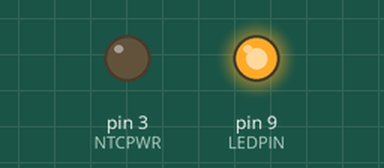
This sketch was run on a simulated Arduino Uno, built with avr-gcc and run on an emulated ATmega328P. Parts: output pins drawn as LEDs (lit = HIGH). Sleep ends after the set time or at an interrupt; no radio packets arrive unless stated.

Above: at 0.1 s.
At 0.7 s:
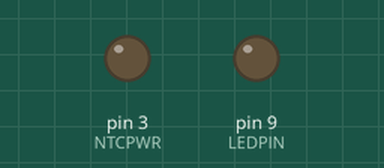
Timing chart, 0 to 67.5 s (numbered marks = the images above):
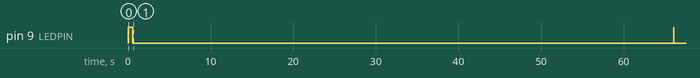

The sketch:

FunkSender.ino
```cpp
// (licence header left out)
// Sleep-Funktionen
#include <avr/sleep.h>
#include <avr/power.h>
#include <avr/wdt.h>

// Achtung - neueste RF24 Library von TMRh20 verwenden
#include "RF24.h"

// Eindeutige ID des Senders definieren
#define     SensorID      123 // 1 byte (0..255)
#define     MeasurementID 1 // ID für verschiedene Messungen (inkl. Erweiterungen): 1: Temperatur, 2: Luftfeuchtigkeit, 3: Bodenfeuchtigkeit, 4: Öffnungsschalter, 5: Spannung, ...

// Definierte PINS
#define     NTCPIN        A0
#define     NTCPWR        3
#define     LEDPIN        9
#define     CE_PIN        8
#define     CSN_PIN       7

// NTC-Parameter
#define     R_OBEN        10000.0 // oberer Widerstand fest
#define     R_N           10000.0 // unterer Widerstand NTC (bei 25°)
#define     T_N           298.15  // bei T = 25°C = 298,15°K
#define     B_WERT        3450.0  // B-Wert des NTC
float RWert;                      // berechneter Widerstandswert des NTC
float wertSpannungsteiler;        // gelesener Wert am Spannungsteiler (0..1023)
float temperatur = 0.0;           // Speichert Temperatur

// Beinhaltet die Messwerte in byte
// [0] ID, [1] Sensor-Wert-ID, [2] Wert-Ganzzahl, [3] Wert-Nachkomma
int8_t myDataArr[4];

// nRF24-Radio-Objekt definieren
RF24 radio(CE_PIN, CSN_PIN);

// Adressen für Sender und Empfänger
byte addresses[][6] = {"1Node","2Node"};

// Zähler zur "Verwaltung" der Interrupts
// Zu Beginn direkt mit dem nächsten Aufwachen den ersten Datensatz senden
#define     WAKEUP        112 // Anzahl der Interrupts, nach denen die Temp gemessen wird
#define     LEDFLASH      8   // Anzahl der Interrupts nach denen die Keep-Alive LED blitzt hier: 8x8 Sekunden
volatile int counter = WAKEUP;
volatile int counterLed = LEDFLASH;

// Watchdog-Timer Interrupt
ISR(WDT_vect)
{
  // Zähle den Counter hoch, danach springt Programm in enter_sleep() auf Zeile nach der Anweisung "sleep_mode()" und danach in den loop
  counter++;
  counterLed++;
}

// Funktion setzt alle Register, um den Sleep Mode einzuleiten
void enter_sleep(void) {

  byte adcsra_save = ADCSRA; // ADC-Status speichern

  ADCSRA &= ~_BV(ADEN);  // Deaktiviere A-D-Wander (spart ca. 300 uA)
  set_sleep_mode(SLEEP_MODE_PWR_DOWN); // Power Down Mode
  power_all_disable(); // Deaktiviert Peripherie
  sleep_mode(); // Starte Sleep-Modus

  //
  // Ab hier wird nach dem Schlafen weiter ausgeführt
  //
  sleep_disable();
  power_all_enable();     // Alle Komponenten aktivieren
  ADCSRA = adcsra_save; // ADC-Status zurücksetzen
}


void setup()
{
  // Definiere Pins, hier Status LED und zeige Setup mit kurzem Blinken an
  pinMode(LEDPIN, OUTPUT);
  pinMode(NTCPIN, INPUT);
  pinMode(NTCPWR, OUTPUT);
  digitalWrite(NTCPWR, LOW);
  digitalWrite(LEDPIN, HIGH);
  delay(500);
  digitalWrite(LEDPIN, LOW);

  // Setup des Watchdog Timers
  MCUSR &= ~(1 << WDRF);                          // WDT reset flag loeschen
  WDTCSR |= (1 << WDCE) | (1 << WDE);             // WDCE setzen, Zugriff auf Presclaler etc.
  WDTCSR = 1 << WDP0 | 1 << WDP3;                 //  Prescaler/"Wake-up" auf 8.0 s
  WDTCSR |= 1 << WDIE;                            // WDT Interrupt aktivieren

  // Starte Sender
  if (radio.begin()) {
    radio.setChannel(101);  // Kanal, auf dem gesendet wird (zwischen 1 und 125), untere Kanäle oft von WIFI belegt
    radio.setPayloadSize(sizeof(myDataArr)); // Sende nur so viele Daten, wie nötig (4 byte für SensorID, DatenID, Vorkommastelle, Nachkommastelle
    radio.setAutoAck(true); // Automatische Bestätigung bei Empfang Daten
    radio.setPALevel(RF24_PA_MAX);  // bei geringen Entfernungen reicht eine schwache Sendeintensität (RF24_PA_LOW) ansonsten RF24_PA_MAX oder RF24_PA_HIGH
    radio.setDataRate(RF24_1MBPS); // langsamere Übertragung (RF24_250kbps) = weniger Stromverbrauch & größere Reichweite aber nicht Kompatibel mit RF24L01 (ohne '+')
    radio.setRetries (15,5);           // Versucht 5x mit Abstand 4 ms die Daten zu senden, falls keine Bestätigung vom Empfänger ankam

    // Öffne die Pipes zum Senden und Empfangen diese sind definiert durch die Adresse im array (5 byte)
    radio.openWritingPipe(addresses[1]); // hier wird gesendet
    radio.openReadingPipe(1,addresses[0]); // hier wird empfangen
    radio.stopListening(); // versetze Sender in "Sendemodus"

    // Deaktiviere Radio nach dem Senden zum Stromsparen
    radio.powerDown();
  }
  // Falls Sender nicht erkannt bzw. initialisiert wurde, signalisiere mit LED
  else {
    // Kommunikation fehlgeschlagen
    for (int i = 0; i < 50; i++) {
      digitalWrite(LEDPIN, HIGH);
      delay(100);
      digitalWrite(LEDPIN, LOW);
      delay(200);
    }
  }
}


void loop()
{
  // Alle "LEDFLASH - Durchgänge" LED kurz blitzen lassen
  if (counterLed >= LEDFLASH) {
    digitalWrite(LEDPIN, HIGH);
    delay(10);
    digitalWrite(LEDPIN, LOW);
    counterLed = 0;
  }

  // Wenn Zeit für nächste Temperaturabfrage gekommen ist, dann durchführen
  if (counter >= WAKEUP) {
    // Counter erneut beginnen
    counter = 0;

    // Setze Array
    myDataArr[0] = SensorID; // Sensor ID
    myDataArr[1] = MeasurementID; // Messwert-ID

    // Messe den Wert am Spannungsteiler
    digitalWrite (NTCPWR, HIGH); // Spannungsteiler "aktivieren"
    delay(3); // Warten zum Stabilisieren

    wertSpannungsteiler = analogRead(NTCPIN); // Wert ist Divisor, darf deswegen nicht 0 werden (NTC kurzgeschlossen)
    digitalWrite (NTCPWR, LOW); // Spannungsteiler ausschalten, um Strom zu sparen

    // Wenn der Messwert < 100 oder > 1000 ist, dann liegt ein Fehler vor (entspräche > 95°C oder < -40°C)
    if (wertSpannungsteiler > 100 && wertSpannungsteiler < 1000) {
      // Berechnet Widerstand des NTC aus dem gemessenen Verhältnis des Spannungsteilers
      RWert = R_OBEN/((1024/wertSpannungsteiler)-1);

      // Temperatur wird anhand der Formel berechnet: https://learn.adafruit.com/thermistor/using-a-thermistor
      // Hierbei ist der B-Wert des NTC entscheidend.
      // Rechnung ist eine hinreichend genaue Annäherung der Temperatur
      temperatur = (1.0/ (log(RWert/R_N)/B_WERT + 1.0/298.15)) - 273.15;

      myDataArr[2] = (int8_t) temperatur; // Ganzzahl-Wert der Temperatur
      myDataArr[3] = (int8_t) (((int)abs(temperatur*10))%10); // 1 Nachkommastelle der Temperatur (hinreichend genau)
    }
    // im Fehlerfall werden beide Temperaturwerte als '-1' gesendet
    else {
      myDataArr[2] = 255; // Fehlerwert
      myDataArr[3] = 255; // Fehlerwert
    }

    // Lasse LED blinken (Senden)
    // Kann zum Strom sparen gelöscht werden
    for (int i = 0; i <2; i++) {
      digitalWrite(LEDPIN, HIGH);
      delay(10);
      digitalWrite(LEDPIN, LOW);
      delay(30);
    }

    // Starte Radio
    radio.powerUp();


    // Sende Daten
    if (!radio.write( &myDataArr, sizeof(myDataArr) )){
      // Kommunikation fehlgeschlagen
      for (int i = 0; i < 5; i++) {
        digitalWrite(LEDPIN, HIGH);
        delay(10);
        digitalWrite(LEDPIN, LOW);
        delay(50);
      }
    }

    // Deaktiviere Radio nach dem Senden zum Stromsparen
    radio.powerDown();
  }
  // gehe erneut schlafen
  enter_sleep();
}
```

Measured:
- by itself, pin 9 (LEDPIN): HIGH → LOW at 0.57 s, → HIGH 65.5 s later, → LOW 0.01 s later
